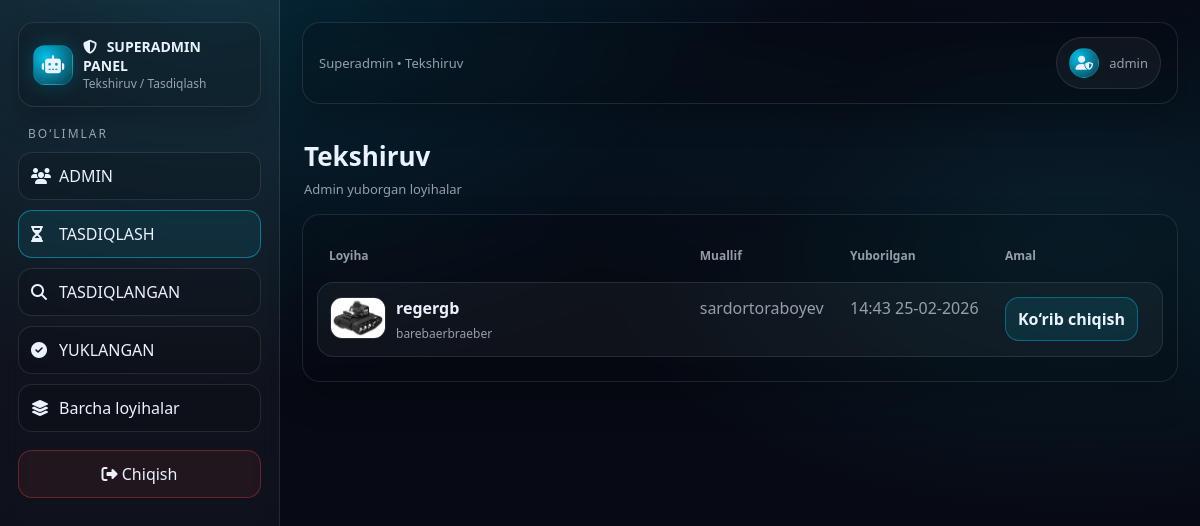
Page /p/superadmin/pending/ (signed in) on the committed database.
### apps/accounts/models.py (models this page shows, shortened)
class User(AbstractUser):
    class Role(models.TextChoices):
        SUPERADMIN = "SUPERADMIN", "Superadmin"
        ADMIN = "ADMIN", "Kichik admin"
        USER = "USER", "User"
    role = models.CharField(max_length=20, choices=Role.choices, default=Role.USER)
    created_by = models.ForeignKey(
        "self",
        on_delete=models.SET_NULL,
        null=True,
        blank=True,
        related_name="created_users",
        limit_choices_to={"role": "SUPERADMIN"},
    )

### apps/projects/models.py (models this page shows, shortened)
class Project(models.Model):
    class Status(models.TextChoices):
        DRAFT = "DRAFT", "Draft"
        PENDING = "PENDING", "Pending"
        REVIEWED = "REVIEWED", "Reviewed"
        REJECTED = "REJECTED", "Rejected"
        PUBLISHED = "PUBLISHED", "Published"
    image = models.ImageField(upload_to="project_images/", null=True, blank=True)
    title = models.CharField(max_length=200)               # majburiy
    short_desc = models.CharField(max_length=300)          # majburiy
    content = models.TextField()                           # majburiy
    youtube_url = models.URLField(blank=True)
    code_zip = models.FileField(upload_to="project_zips/", blank=True, null=True)
    coding_env_note = models.TextField(blank=True)
    status = models.CharField(max_length=20, choices=Status.choices, default=Status.DRAFT)
    author = models.ForeignKey(
        settings.AUTH_USER_MODEL,
        on_delete=models.SET_NULL,
        null=True,
        blank=True,
        related_name="projects",
    )
    author_name = models.CharField(max_length=255, blank=True, default="")
    reviewer = models.ForeignKey(
        settings.AUTH_USER_MODEL,
        on_delete=models.SET_NULL,
        null=True,
        blank=True,
        related_name="reviewed_projects",
    )
    review_note = models.TextField(blank=True)
    reviewed_at = models.DateTimeField(null=True, blank=True)
    published_at = models.DateTimeField(null=True, blank=True)
    created_at = models.DateTimeField(auto_now_add=True)
    updated_at = models.DateTimeField(auto_now=True)
    submitted_at = models.DateTimeField(null=True, blank=True)
    show_image = models.BooleanField(default=True)
    show_title = models.BooleanField(default=True)
    show_short_desc = models.BooleanField(default=True)
    show_content = models.BooleanField(default=True)
    show_youtube = models.BooleanField(default=True)
    show_zip = models.BooleanField(default=True)
    show_code = models.BooleanField(default=True)
    class Meta:
        ordering = ["-created_at"]

### apps/projects/views.py (the view)
# urls.py: path("p/superadmin/pending/", views.superadmin_pending_list, name="superadmin_pending_list"),
@login_required
@user_passes_test(is_superadmin)
def superadmin_pending_list(request):
    projects = Project.objects.filter(status=Project.Status.PENDING)
    return render(request, "projects/superadmin/pending_list.html", {"projects": projects})

### apps/projects/views.py (called while the page is built)
def is_superadmin(user):
    return user.is_authenticated and getattr(user, "role", None) == "SUPERADMIN"

### apps/projects/templates/projects/superadmin/pending_list.html (shortened to what this page needs)
{% extends "accounts/superadmin/base_superadmin.html" %}
{% block nav_pending %}active{% endblock %}
{% block crumb %}Superadmin • Tekshiruv{% endblock %}
{% block content %}
<div class="pagehead">
  <div>
    <h1>Tekshiruv</h1>
    <div class="sub">Admin yuborgan loyihalar</div>
  </div>
</div>
<div class="card pending-card">
  <div class="table-wrap">
    <table class="pending-table">
      <thead>
        <tr>
          <th>Loyiha</th>
          <th>Muallif</th>
          <th>Yuborilgan</th>
          <th>Amal</th>
        </tr>
      </thead>
      <tbody>
        {% for p in projects %}
          <tr class="row">
            <td class="cell cell-project">
              <div class="proj">
                {% if p.image %}
                  <img class="thumb" src="{{ p.image.url }}" alt="image">
                {% else %}
                  <div class="thumb thumb-empty"></div>
                {% endif %}
                <div class="proj-meta">
                  <div class="proj-title">{{ p.title }}</div>
                  <div class="proj-desc">{{ p.short_desc }}</div>
                </div>
              </div>
            </td>
            <td class="cell cell-muted">{{ p.author.username }}</td>
            <td class="cell cell-muted">{{ p.created_at|date:"H:i d-m-Y" }}</td>
            <td class="cell cell-action">
              <a class="btn-action" href="{% url 'superadmin_review' p.id %}">Ko‘rib chiqish</a>
            </td>
          </tr>
        {% empty %}
          <tr>
            <td colspan="4" class="empty">Hozircha tekshiruvga kelgan loyiha yo‘q.</td>
          </tr>
        {% endfor %}
      </tbody>
    </table>
  </div>
</div>
{% endblock %}

### apps/accounts/templates/accounts/superadmin/base_superadmin.html (shortened to what this page needs)
{% load static %}
<html lang="uz">
<head>
  <link rel="stylesheet" href="https://cdnjs.cloudflare.com/ajax/libs/font-awesome/6.5.1/css/all.min.css">
</head>
<body>
<div class="layout">
  <aside class="sidebar" id="sidebar">
    <div class="brand">
      <div class="logo" style="display:flex;align-items:center;justify-content:center;font-size:18px;">
        <i class="fa-solid fa-robot"></i>
      </div>
      <div>
        <b>
          <i class="fa-solid fa-shield-halved" style="margin-right:6px;"></i>
          SUPERADMIN PANEL
        </b>
        <span>Tekshiruv / Tasdiqlash</span>
      </div>
    </div>
    <div class="section-title" style="color: var(--muted); letter-spacing: 2px; font-size: 12px; font-weight: normal;">BO‘LIMLAR</div>
    <nav class="nav">
      <a class="{% block nav_admins %}{% endblock %}" href="{% url 'superadmin_admin_list' %}">
        <i class="fa-solid fa-users" style="width:18px;"></i>
        ADMIN
      </a>
      <a class="{% block nav_pending %}{% endblock %}" href="{% url 'superadmin_pending_list' %}">
        <i class="fa-solid fa-hourglass-half" style="width:18px;"></i>
        TASDIQLASH
      </a>
      <a class="{% block nav_reviewed %}{% endblock %}" href="{% url 'superadmin_reviewed_list' %}">
        <i class="fa-solid fa-magnifying-glass" style="width:18px;"></i>
        TASDIQLANGAN
      </a>
      <a class="{% block nav_published %}{% endblock %}" href="{% url 'superadmin_published_list' %}">
        <i class="fa-solid fa-check-circle" style="width:18px;"></i>
        YUKLANGAN
      </a>
      <a class="{% block nav_allprojects %}{% endblock %}" href="{% url 'superadmin_projects_all' %}">
        <i class="fa-solid fa-layer-group" style="width:18px;"></i>
        Barcha loyihalar
      </a>
    </nav>
    <a class="logout" href="{% url 'logout' %}">
      <i class="fa-solid fa-right-from-bracket"></i> Chiqish
    </a>
  </aside>
  <main class="main">
    <div class="topbar">
      <div style="min-width:0; flex:1;">
        <div class="crumb">{% block crumb %}Boshqaruv paneli{% endblock %}</div>
      </div>
      <div class="userchip" title="{{ request.user.get_full_name|default:request.user.username }}">
        <div class="avatar">
          <i class="fa-solid fa-user-shield"></i>
        </div>
        <div class="name">
          {{ request.user.get_full_name|default:request.user.username }}
        </div>
      </div>
    </div>
    <div class="content">
      {% block content %}{% endblock %}
    </div>
  </main>
</div>
</body>
</html>

### apps/accounts/templates/accounts/superadmin/base_superadmin.html (style rules this page uses)
:root { --bg:#070b14; --panel:#0b1220; --panel2:#0f1a2e; --line:rgba(255,255,255,.10); --line2:rgba(0,212,255,.20); --text:#eaf2ff; --muted:rgba(234,242,255,.62); --cyan:#00d4ff; --danger:#ef4444; --ok:#22c55e; --warn:#f59e0b; --vio:#a78bfa; }
* { box-sizing:border-box;font-family:system-ui,-apple-system,"Segoe UI",Roboto,Arial;color:var(--text) }
body { margin:0; background: radial-gradient(1200px 700px at 18% 0%, rgba(0,212,255,.14), transparent 55%), radial-gradient(900px 500px at 90% 30%, rgba(33,230,255,.10), transparent 55%), linear-gradient(180deg, #060914, var(--bg)); min-height:100vh; }
a { color:inherit;text-decoration:none }
.layout { display:flex; min-height:100vh; }
.sidebar { width:280px; padding:22px 18px; background: linear-gradient(180deg, rgba(255,255,255,.06), rgba(255,255,255,.02)); border-right:1px solid var(--line); backdrop-filter: blur(10px); position: sticky; top: 0; align-self: flex-start; height: 100vh; overflow:auto; }
.brand { display:flex; gap:10px; align-items:center; padding:14px 14px; border:1px solid var(--line); border-radius:16px; background: rgba(0,0,0,.18); box-shadow: 0 12px 28px rgba(0,0,0,.25); margin-bottom:18px; }
.logo { width:40px; height:40px; border-radius:12px; background: radial-gradient(circle at 30% 30%, rgba(0,212,255,.9), rgba(0,212,255,.15)); border:1px solid var(--line2); box-shadow: 0 0 20px rgba(0,212,255,.18); flex:0 0 40px; }
.brand b { display:block; font-size:14px }
.brand span { display:block; font-size:12px; color:var(--muted) }
.section-title { font-size:12px; letter-spacing: 2px; color:var(--muted); margin:18px 10px 10px; }
.nav a { display:flex; align-items:center; gap:10px; padding:12px 12px; border-radius:14px; border:1px solid var(--line); background: rgba(0,0,0,.14); margin:10px 0; transition:.2s; }
.nav a.active { border-color:rgba(0,212,255,.45); background: rgba(0,212,255,.08); }
.logout { margin-top:18px; display:block; padding:12px 12px; border-radius:14px; border:1px solid rgba(239,68,68,.35); background: rgba(239,68,68,.08); text-align:center; }
.main { flex:1; padding:22px; }
.topbar { display:flex; align-items:center; justify-content:space-between; padding:14px 16px; border:1px solid var(--line); border-radius:18px; background: rgba(0,0,0,.16); backdrop-filter: blur(10px); box-shadow: 0 14px 30px rgba(0,0,0,.22); gap: 12px; position: sticky; top: 22px; z-index: 1000; }
.topbar .crumb { color:var(--muted); font-size:13px }
.userchip { display:flex; align-items:center; gap:10px; padding:10px 12px; border-radius:999px; border:1px solid var(--line); background: rgba(255,255,255,.04); min-width: 0; }
.userchip .name { font-size:13px; color:var(--muted); white-space: nowrap; overflow: hidden; text-overflow: ellipsis; max-width: 320px; }
.avatar { width:30px;height:30px;border-radius:999px; background: radial-gradient(circle at 30% 30%, rgba(0,212,255,.9), rgba(0,212,255,.18)); border:1px solid var(--line2); flex: 0 0 30px; display:flex;align-items:center;justify-content:center;font-size:14px; }
.content { margin-top:18px; }
.card { border:1px solid var(--line); background: rgba(0,0,0,.14); border-radius:18px; padding:14px; box-shadow: 0 16px 34px rgba(0,0,0,.22); backdrop-filter: blur(10px); }

### rows in the picture
User: user.get_full_name "admin"
Project: image (picture), title "regergb", short_desc "barebaerbraeber", author.username "sardortoraboyev", created_at "14:43 25-02-2026"
